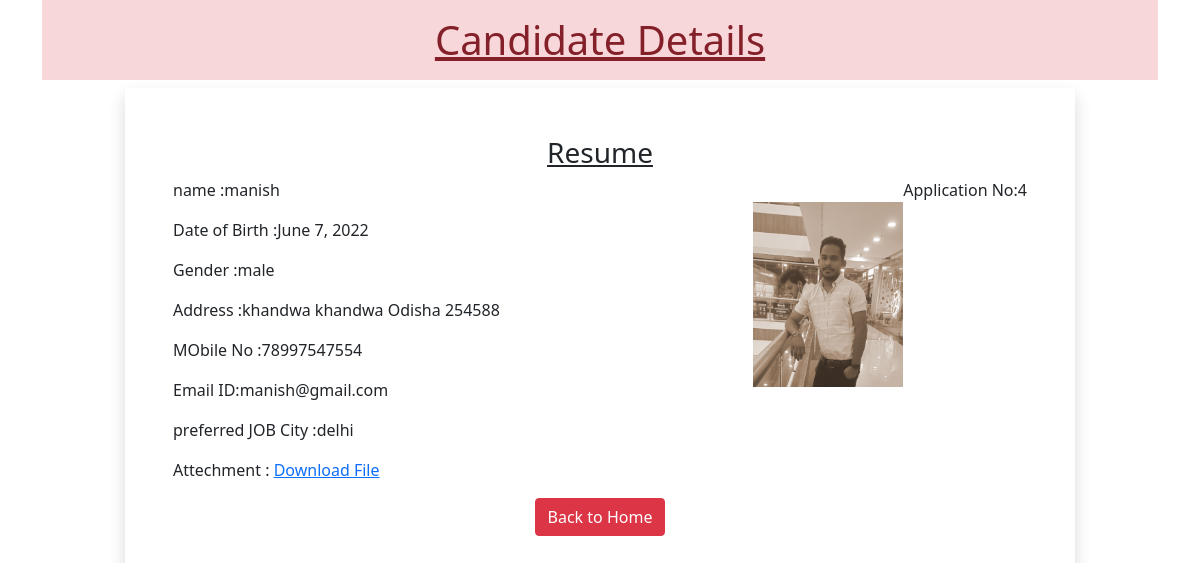
Page /4/ on the committed database.
### myapp/models.py (models this page shows)
class Resume(models.Model):
    name=models.CharField(max_length=100)
    dob=models.DateField(auto_now=False , auto_now_add=False)
    gender=models.CharField(max_length=100)
    locality=models.CharField(max_length=100)
    city=models.CharField(max_length=100)
    pin=models.PositiveIntegerField()
    state=models.CharField(choices=STATE_CHOICE, max_length=150)
    mobile=models.PositiveIntegerField()
    job_city=models.CharField(max_length=50)
    email=models.EmailField()
    profile_image=models.ImageField(upload_to="profileimage",blank=True)
    my_file=models.FileField(upload_to="doc",blank=True)

### myapp/views.py (the view)
# urls.py: path('<int:pk>/',views.CandidateView.as_view(),name="candidate"),
class CandidateView(View):
    def get(self,request,pk):
        print(pk)
        candidate=Resume.objects.get(pk=pk)
        return render(request,'myapp/candidate.html',{'candidate':candidate})

### myapp/templatetags/myfilter.py (called while the page is built)
@register.filter(name="remove_special")
def remove_chars(value,arg):
    print("Arg" ,arg)
    print("value",value)
    for character in arg:
        print(character)
        value=value.replace(character,"")
    return value

### myapp/templates/myapp/candidate.html (shortened to what this page needs)
<!DOCTYPE html>
{% load myfilter %}
<html lang="en">
<head>
    <link href="https://cdn.jsdelivr.net/npm/bootstrap@5.0.2/dist/css/bootstrap.min.css"
     rel="stylesheet">
</head>
<body>
   <div class="container">
    <h1 class="alert-danger text-center p-3"><u>Candidate Details</u></h1>
    <div class="row">
        <div class="col-sm-10 shadow p-5 offset-sm-1">
            <h3 class="text-center "><u>Resume</u></h3>
            <p class="float-end">Application No:{{candidate.id}} </p>
            <img src="{{candidate.profile_image.url}}" alt="" class="img-fluid img-thumbnali float-end mt-4" width="150"
            height="150">
            <p>name :{{candidate.name}}</p>
            <p>Date of Birth :{{candidate.dob}}</p>
            <p>Gender :{{candidate.gender}}</p>
            <p>Address :{{candidate.city}} {{candidate.locality}} {{candidate.state}} {{candidate.pin}} </p>
            <p>MObile No :{{candidate.mobile}}</p>
            <p>Email ID:{{candidate.email}}</p>
            <p>preferred JOB City :{{candidate.job_city|remove_special:"[]'"}}</p>
            <p>Attechment : <a href="{{candidate.my_file.url}}">Download File</a></p>
        <div class="text-center">
            <a href="/" class="btn btn-danger">Back to Home</a>
        </div>
        </div>
    </div>
   </div>
</body>
</html>

### rows in the picture
Resume: id "4", profile_image (picture), name "manish", dob "June 7, 2022", gender "male", city "khandwa", locality "khandwa", state "Odisha", pin "254588", mobile "78997547554", email "manish@gmail.com", job_city|remove_special "delhi"
